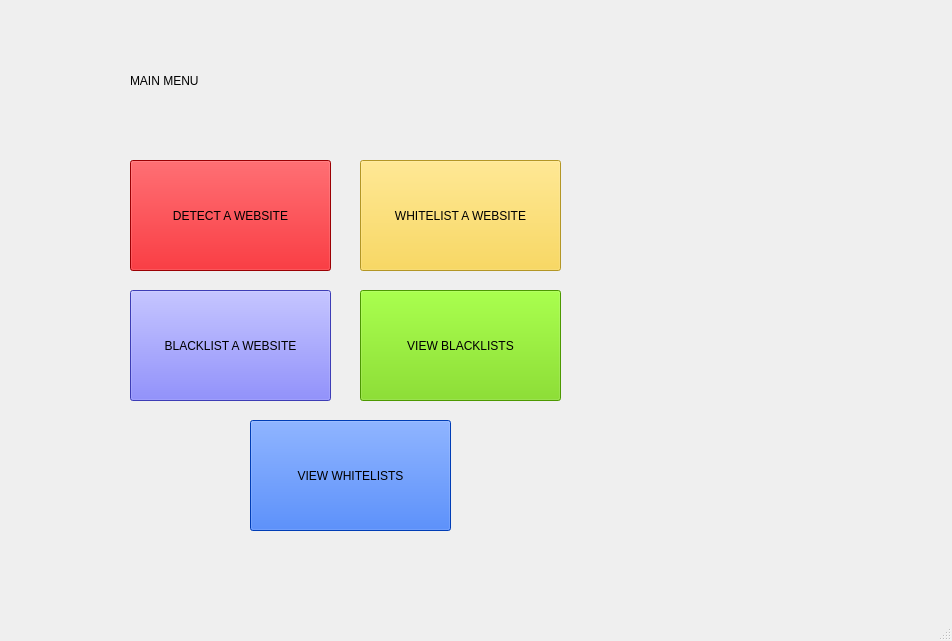
<?xml version="1.0" encoding="UTF-8"?>
<ui version="4.0">
 <class>MainWindow</class>
 <widget class="QMainWindow" name="MainWindow">
  <property name="geometry">
   <rect>
    <x>0</x>
    <y>0</y>
    <width>952</width>
    <height>641</height>
   </rect>
  </property>
  <property name="windowTitle">
   <string>MainWindow</string>
  </property>
  <widget class="QWidget" name="centralwidget">
   <widget class="QLabel" name="label">
    <property name="geometry">
     <rect>
      <x>130</x>
      <y>50</y>
      <width>231</width>
      <height>61</height>
     </rect>
    </property>
    <property name="styleSheet">
     <string notr="true">font: 24pt &quot;Algerian&quot;;</string>
    </property>
    <property name="text">
     <string>MAIN MENU</string>
    </property>
   </widget>
   <widget class="QPushButton" name="pushButton">
    <property name="geometry">
     <rect>
      <x>130</x>
      <y>160</y>
      <width>201</width>
      <height>111</height>
     </rect>
    </property>
    <property name="styleSheet">
     <string notr="true">font: 10pt &quot;Times New Roman&quot;;
background-color: rgb(217, 0, 4);</string>
    </property>
    <property name="text">
     <string>DETECT A WEBSITE</string>
    </property>
   </widget>
   <widget class="QPushButton" name="pushButton_3">
    <property name="geometry">
     <rect>
      <x>130</x>
      <y>290</y>
      <width>201</width>
      <height>111</height>
     </rect>
    </property>
    <property name="styleSheet">
     <string notr="true">background-color: rgb(85, 85, 255);
font: 10pt &quot;Times New Roman&quot;;</string>
    </property>
    <property name="text">
     <string>BLACKLIST A WEBSITE</string>
    </property>
   </widget>
   <widget class="QPushButton" name="pushButton_2">
    <property name="geometry">
     <rect>
      <x>360</x>
      <y>160</y>
      <width>201</width>
      <height>111</height>
     </rect>
    </property>
    <property name="styleSheet">
     <string notr="true">font: 10pt &quot;Times New Roman&quot;;
background-color: rgb(250, 210, 52);</string>
    </property>
    <property name="text">
     <string>WHITELIST A WEBSITE</string>
    </property>
   </widget>
   <widget class="QPushButton" name="pushButton_4">
    <property name="geometry">
     <rect>
      <x>360</x>
      <y>290</y>
      <width>201</width>
      <height>111</height>
     </rect>
    </property>
    <property name="styleSheet">
     <string notr="true">background-color: rgb(85, 255, 255);
font: 10pt &quot;Times New Roman&quot;;
background-color: rgb(255, 85, 127);
background-color: rgb(0, 85, 0);
background-color: rgb(107, 213, 0);</string>
    </property>
    <property name="text">
     <string>VIEW BLACKLISTS</string>
    </property>
    <property name="flat">
     <bool>false</bool>
    </property>
   </widget>
   <widget class="QLabel" name="label_2">
    <property name="geometry">
     <rect>
      <x>0</x>
      <y>0</y>
      <width>971</width>
      <height>601</height>
     </rect>
    </property>
    <property name="text">
     <string/>
    </property>
    <property name="pixmap">
     <pixmap>ss4.png</pixmap>
    </property>
   </widget>
   <widget class="QPushButton" name="pushButton_5">
    <property name="geometry">
     <rect>
      <x>250</x>
      <y>420</y>
      <width>201</width>
      <height>111</height>
     </rect>
    </property>
    <property name="styleSheet">
     <string notr="true">background-color: rgb(0, 85, 255);
font: 10pt &quot;Times New Roman&quot;;
</string>
    </property>
    <property name="text">
     <string>VIEW WHITELISTS</string>
    </property>
    <property name="flat">
     <bool>false</bool>
    </property>
   </widget>
   <zorder>label_2</zorder>
   <zorder>label</zorder>
   <zorder>pushButton</zorder>
   <zorder>pushButton_3</zorder>
   <zorder>pushButton_2</zorder>
   <zorder>pushButton_4</zorder>
   <zorder>pushButton_5</zorder>
  </widget>
  <widget class="QMenuBar" name="menubar">
   <property name="geometry">
    <rect>
     <x>0</x>
     <y>0</y>
     <width>952</width>
     <height>30</height>
    </rect>
   </property>
  </widget>
  <widget class="QStatusBar" name="statusbar"/>
 </widget>
 <resources/>
 <connections/>
</ui>
